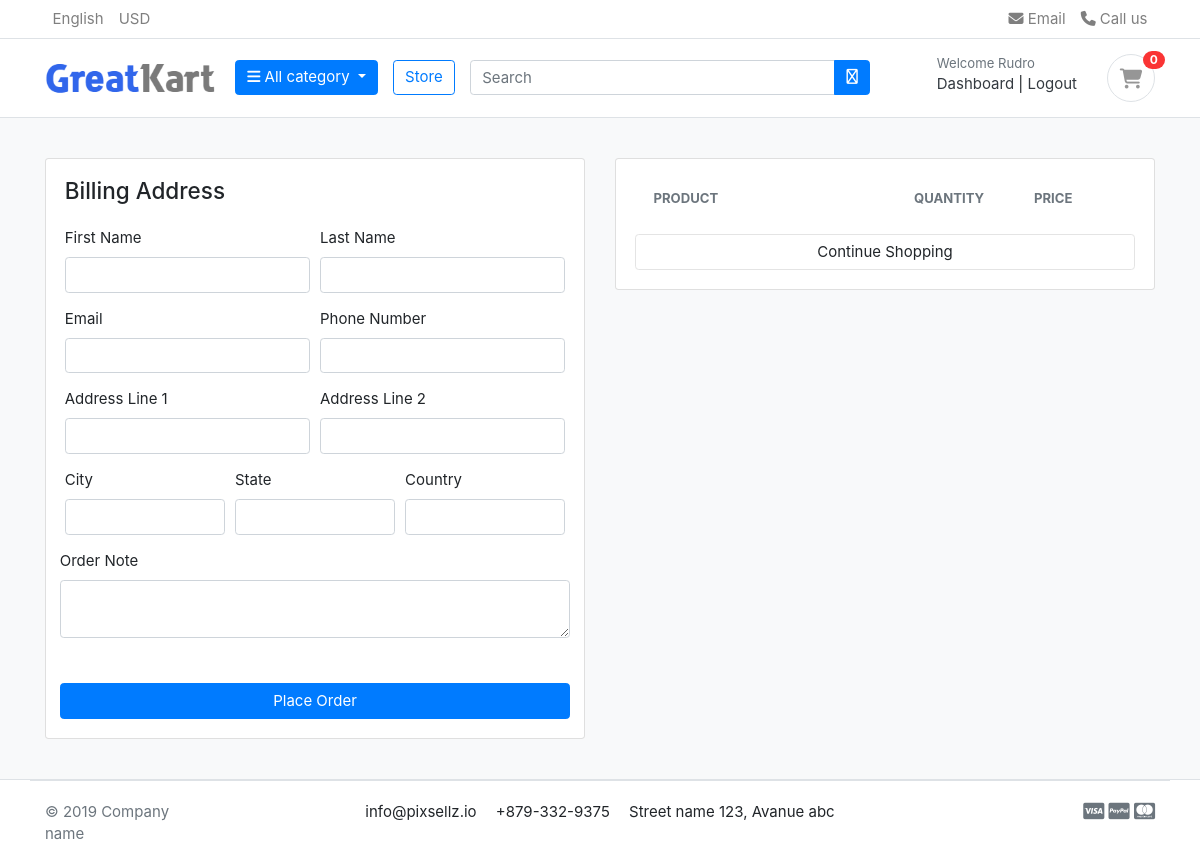
The app's page /cart/checkout/ (signed in), older data.
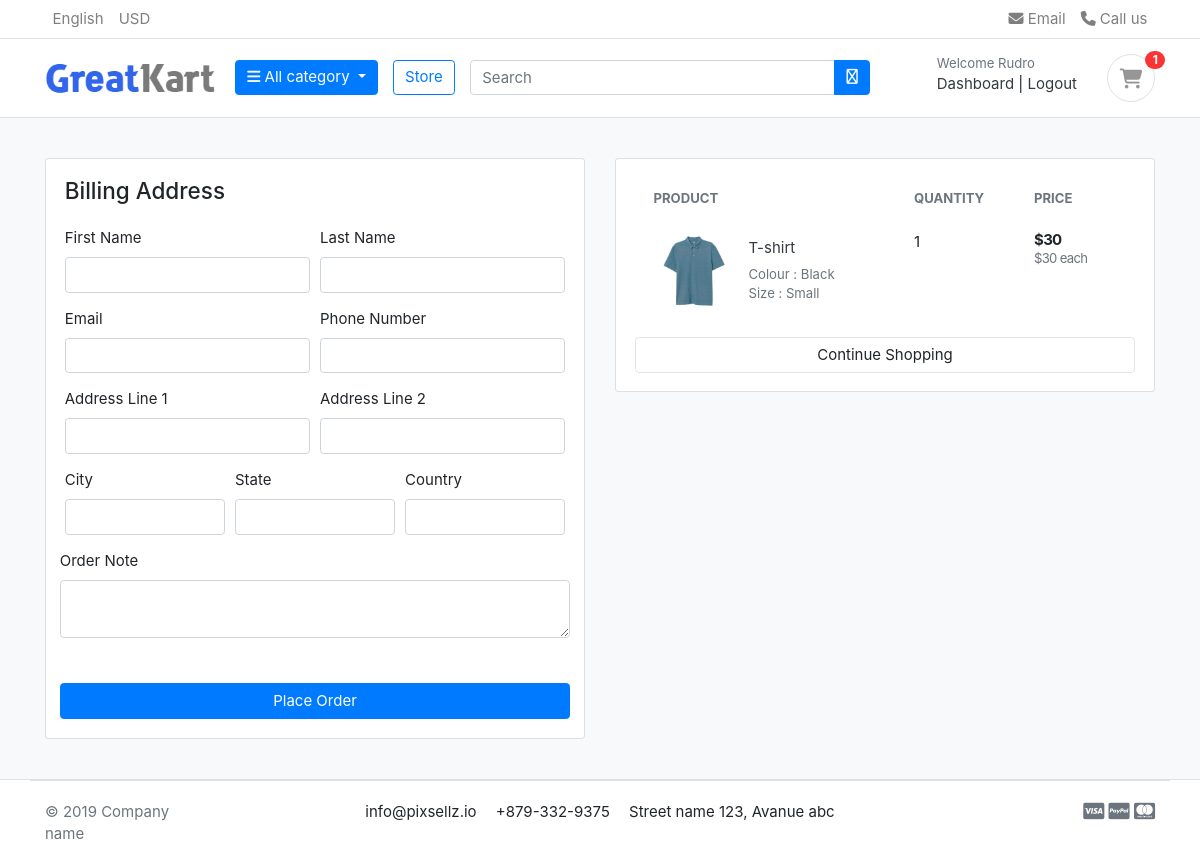
The same page, newer data.
### carts/models.py (models this page shows, shortened)
class CartItem(models.Model):
    user = models.ForeignKey(Account, on_delete=models.CASCADE, null=True)
    product = models.ForeignKey(Product, on_delete=models.CASCADE)
    variations = models.ManyToManyField(Variation,blank=True)
    cart = models.ForeignKey(Cart,on_delete=models.CASCADE, null=True)
    quantity = models.IntegerField()
    is_active = models.BooleanField(default=True)
    def sub_total(self):
        return self.product.price * self.quantity

### store/models.py (models this page shows, shortened)
class Product(models.Model):
    product_name = models.CharField(max_length=200, unique=True)
    slug = models.SlugField(max_length=200, unique=True)
    description = models.TextField(max_length=500, blank=True)
    price = models.IntegerField()
    image = models.ImageField(upload_to='photos/product')
    stock = models.IntegerField()
    is_avilable = models.BooleanField(default=True)
    category = models.ForeignKey(Category, on_delete=models.CASCADE)
    created_date = models.DateTimeField(auto_now_add= True)
    modified_date = models.DateTimeField(auto_now=True)
    def get_url(self):
        return reverse('product_detail', args=[self.category.slug, self.slug])

class Variation(models.Model):
    product = models.ForeignKey(Product, on_delete=models.CASCADE)
    variation_category = models.CharField(max_length=100, choices=variation_category_choice)
    variation_value = models.CharField(max_length=100)
    is_active = models.BooleanField(default=True)
    creted_date = models.DateTimeField(auto_now=True)
    objects = VariationManager()

### carts/views.py (the view)
# urls.py: path('checkout/',views.checkout, name='checkout')
@login_required(login_url='login')
def checkout(request,total=0, quantity=0, cart_items=None):
    try:
        gst = 0
        grand_total = 0
        if request.user.is_authenticated:
            cart_items = CartItem.objects.filter(user=request.user, is_active = True)
        else:
            cart = Cart.objects.get(cart_id = _cart_id(request))
            cart_items = CartItem.objects.filter(cart=cart, is_active = True)
        for cart_item in cart_items:
            total += (cart_item.product.price * cart_item.quantity)
            quantity += cart_item.quantity
        gst = (4 * total) / 100
        grand_total = total + gst
    except ObjectDoesNotExist :
        pass
    context = {
        'total' : total,
        'quantity' : quantity,
        'cart_items' : cart_items,
        'gst' : gst,
        'grand_total' : grand_total
    }
    return render(request, 'carts/checkout.html', context)

### carts/context_processors.py (called while the page is built)
def counter(request):
    cart_count = 0
    if 'admin' in request.path:
        return()
    else:
        try:
            cart = Cart.objects.filter(cart_id = _cart_id(request))
            if request.user.is_authenticated:
                cart_items = CartItem.objects.filter(user=request.user)
            else:
                cart_items = CartItem.objects.filter(cart=cart[:1])
            for cart_item in cart_items:
                cart_count += cart_item.quantity
        except Cart.DoesNotExist:
            cart_count = 0
    return dict(cart_count=cart_count)

### carts/views.py (called while the page is built)
def _cart_id(request):
    cart = request.session.session_key
    if not cart:
        cart = request.session.create()
    return cart

### category/context_processors.py (called while the page is built)
def menu_links(request):
    links = Category.objects.all()
    return dict(links=links)

### category/models.py (called while the page is built)
    def get_url(self):
        return reverse('products_by_category', args=[self.slug])

### templates/carts/checkout.html (shortened to what the changed rows need)
{% extends "base.html" %}
{% load static %}
{% block content %}
<section class="section-content padding-y bg">
    <div class="container">
    <div class="row">
        <aside class="col-lg-6">
            <div class="card">
            <div class="card-body">
                <table class="table table-borderless table-shopping-cart">
                    <thead class="text-muted">
                    <tr class="small text-uppercase">
                        <th scope="col">Product</th>
                        <th scope="col" width="120">Quantity</th>
                        <th scope="col" width="120">Price</th>
                    </tr>
                    </thead>
                <tbody>
                {% for cart_item in cart_items  %}
                <tr>
                    <td>
                        <figure class="itemside align-items-center">
                            <div class="aside"><img src="{{cart_item.product.image.url}}" class="img-sm"></div>
                            <figcaption class="info">
                                <a href="{{ cart_item.product.get_url }}" class="title text-dark">{{cart_item.product.product_name}}</a>
                                <p class="text-muted small">
                                    {% if cart_item.variations.all %}
                                        {% for item in cart_item.variations.all %}
                                        {{item.variation_category | capfirst}} : {{item.variation_value | capfirst}} <br>
                                        {% endfor %}
                                    {% endif %}
                                </p>
                            </figcaption>
                        </figure>
                    </td>
                    <td>
                        <label for="">{{cart_item.quantity}}</label>
                    </td>
                    <td>
                        <div class="price-wrap">
                            <var class="price"> ${{ cart_item.sub_total }} </var>
                            <small class="text-muted"> ${{cart_item.product.price}} each </small>
                        </div>
                    </td>
                </tr>
            {% endfor %}
            </tbody>
            </table>
            </div>
            </div>
    </aside>
    </div>
    </div>
    </section>
{% endblock content %}

### templates/partials/_header.html (shortened to what this page needs)
{% load static %}
<header class="section-header">
	<nav class="navbar p-md-0 navbar-expand-sm navbar-light border-bottom">
	<div class="container">
	  <div class="collapse navbar-collapse" id="navbarTop4">
		<ul class="navbar-nav mr-auto">
			<li class="nav-item dropdown">
				 <a href="#" class="nav-link"> English </a>
			</li>
			<li class="nav-item dropdown">
				<a href="#" class="nav-link"> USD </a>
			</li>
		</ul>
		<ul class="navbar-nav">
			<li><a href="#" class="nav-link"> <i class="fa fa-envelope"></i> Email </a></li>
			<li><a href="#" class="nav-link"> <i class="fa fa-phone"></i> Call us </a></li>
		</ul>
	  </div>
	</div>
	</nav>
	<section class="header-main border-bottom">
		<div class="container">
	<div class="row align-items-center">
		<div class="col-lg-2 col-md-3 col-6">
			<a href="{% url "home" %}" class="brand-wrap">
				<img class="logo" src="{% static "images/logo.png" %}">
			</a>
		</div>
		<div class="col-lg col-sm col-md col-6 flex-grow-0">
			<div class="dropdown category-wrap d-inline-block float-right">
				<button type="button" class="btn btn-primary dropdown-toggle" data-toggle="dropdown">
					<i class="fa fa-bars"></i> All category
				</button>
			</div>
		</div>
		<a href="{% url "store" %}" class="btn btn-outline-primary">Store</a>
		<div class="col-lg  col-md-6 col-sm-12 col">
			<form action="{% url "search" %}" class="search" method="GET">
				<div class="input-group w-100">
					<input type="text" class="form-control" style="width:60%;" placeholder="Search" name="keyword">
					<div class="input-group-append">
					  <button class="btn btn-primary" type="submit">
						<i class="fa-regular fa-magnifying-glass"></i>
					  </button>
					</div>
				</div>
			</form>
		</div>
		<div class="col-lg-3 col-sm-6 col-8 order-2 order-lg-3">
					<div class="d-flex justify-content-end mb-3 mb-lg-0">
						{% if user.id is None %}
						<div class="widget-header">
							<small class="title text-muted">Welcome guest!</small>
							<div>
								<a href="{% url "login" %}">Sign in</a> <span class="dark-transp"> | </span>
								<a href="{% url "register" %}"> Register</a>
							</div>
						</div>
						{% else %}
						<div class="widget-header">
							<small class="title text-muted">Welcome {{user.first_name}}</small>
							<div>
								<a href="{% url "dashboard" %}">Dashboard</a> <span class="dark-transp"> | </span>
								<a href="{% url "logout" %}"> Logout </a>
							</div>
						</div>
						{% endif %}
						<a href="{% url "cart" %}" class="widget-header pl-3 ml-3">
							<div class="icon icon-sm rounded-circle border"><i class="fa fa-shopping-cart"></i></div>
							<span class="badge badge-pill badge-danger notify">{{cart_count}}</span>
						</a>
					</div>
				</div>
	</div>
		</div>
	</section>
	</header>

Row changes from the older to the newer data that the page shows:
added CartItem: product.image (picture), product.product_name "T-shirt", quantity "1", sub_total "30", product.price "30"
now on this page (row unchanged): Variation: variation_category "Colour", variation_value "Black"
now on this page (row unchanged): Variation: variation_category "Size", variation_value "Small"
Text that changed along with them:
{{ cart_count }}: "0" → "1"
